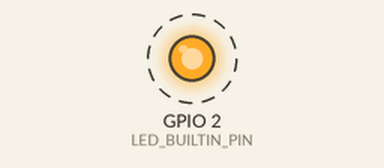
A sketch run on a simulated ESP32. Shown: output pins drawn as LEDs (lit = HIGH). Dashed ring = blinking. What the sketch prints to the serial monitor is not drawn.

Above: at 0.5 s.
Timing chart, 0 to 4.6 s (numbered marks = the images above):
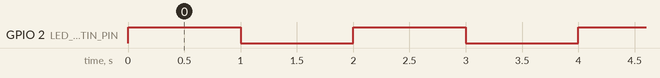

Measured:
- by itself, GPIO 2 (LED_BUILTIN_PIN): alternates HIGH for 1.0 s and LOW for 1.0 s

The sketch:

led_blink.ino
```cpp
/*
 * ESP32 DevKit - LED Blink Test
 *
 * ทดสอบไฟ LED ในตัว (Built-in LED) บน ESP32 DevKit
 * Built-in LED อยู่ที่ขา GPIO 2
 *
 * Board: ESP32 Dev Module
 */

#define LED_BUILTIN_PIN 2   // ขา GPIO 2 สำหรับ Built-in LED บน ESP32 DevKit

void setup() {
  Serial.begin(115200);
  pinMode(LED_BUILTIN_PIN, OUTPUT);
  Serial.println("ESP32 LED Blink Test Started");
}

void loop() {
  digitalWrite(LED_BUILTIN_PIN, HIGH);   // เปิด LED
  Serial.println("LED ON");
  delay(1000);                           // รอ 1 วินาที

  digitalWrite(LED_BUILTIN_PIN, LOW);    // ปิด LED
  Serial.println("LED OFF");
  delay(1000);                           // รอ 1 วินาที
}
```
